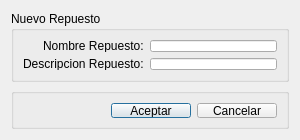
<?xml version="1.0" encoding="UTF-8"?>
<ui version="4.0">
 <class>DialogAltaRepuesto</class>
 <widget class="QDialog" name="DialogAltaRepuesto">
  <property name="geometry">
   <rect>
    <x>0</x>
    <y>0</y>
    <width>300</width>
    <height>140</height>
   </rect>
  </property>
  <property name="minimumSize">
   <size>
    <width>300</width>
    <height>140</height>
   </size>
  </property>
  <property name="maximumSize">
   <size>
    <width>300</width>
    <height>140</height>
   </size>
  </property>
  <property name="windowTitle">
   <string>Alta Repuesto</string>
  </property>
  <layout class="QVBoxLayout" name="verticalLayout">
   <item>
    <widget class="QGroupBox" name="groupBox">
     <property name="title">
      <string>Nuevo Repuesto</string>
     </property>
     <layout class="QFormLayout" name="formLayout">
      <property name="fieldGrowthPolicy">
       <enum>QFormLayout::AllNonFixedFieldsGrow</enum>
      </property>
      <property name="labelAlignment">
       <set>Qt::AlignRight|Qt::AlignTrailing|Qt::AlignVCenter</set>
      </property>
      <item row="0" column="0">
       <widget class="QLabel" name="label">
        <property name="text">
         <string>Nombre Repuesto:</string>
        </property>
       </widget>
      </item>
      <item row="0" column="1">
       <widget class="QLineEdit" name="lineEditNombreRepuesto"/>
      </item>
      <item row="1" column="0">
       <widget class="QLabel" name="label_2">
        <property name="text">
         <string>Descripcion Repuesto:</string>
        </property>
       </widget>
      </item>
      <item row="1" column="1">
       <widget class="QLineEdit" name="lineEditDescRepuesto"/>
      </item>
     </layout>
    </widget>
   </item>
   <item>
    <widget class="QGroupBox" name="groupBoxButtonBox">
     <property name="minimumSize">
      <size>
       <width>271</width>
       <height>41</height>
      </size>
     </property>
     <property name="maximumSize">
      <size>
       <width>16777215</width>
       <height>41</height>
      </size>
     </property>
     <property name="title">
      <string/>
     </property>
     <layout class="QGridLayout" name="gridLayout_2">
      <property name="leftMargin">
       <number>9</number>
      </property>
      <property name="topMargin">
       <number>9</number>
      </property>
      <property name="rightMargin">
       <number>9</number>
      </property>
      <property name="bottomMargin">
       <number>8</number>
      </property>
      <item row="0" column="1">
       <widget class="QPushButton" name="pushButtonAceptar">
        <property name="text">
         <string>Aceptar</string>
        </property>
       </widget>
      </item>
      <item row="0" column="2">
       <widget class="QPushButton" name="pushButtonCancelar">
        <property name="text">
         <string>Cancelar</string>
        </property>
       </widget>
      </item>
      <item row="0" column="0">
       <spacer name="horizontalSpacer_2">
        <property name="orientation">
         <enum>Qt::Horizontal</enum>
        </property>
        <property name="sizeHint" stdset="0">
         <size>
          <width>40</width>
          <height>20</height>
         </size>
        </property>
       </spacer>
      </item>
     </layout>
    </widget>
   </item>
  </layout>
 </widget>
 <resources/>
 <connections/>
</ui>
